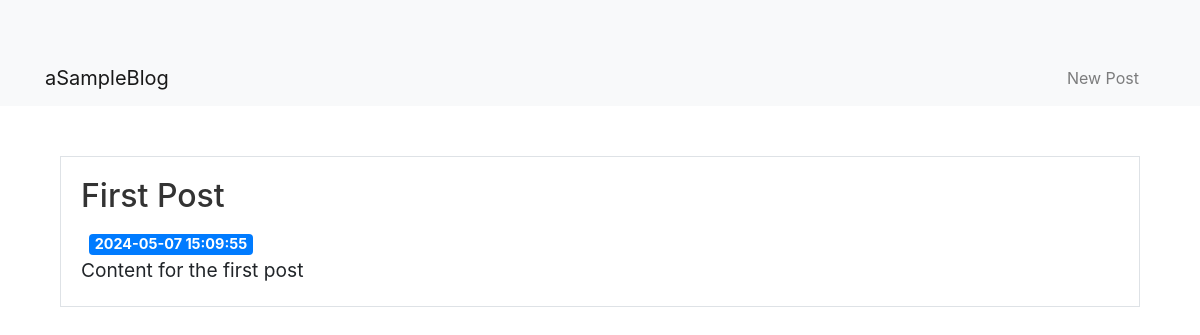
/1, run on an earlier commit of the app's database.
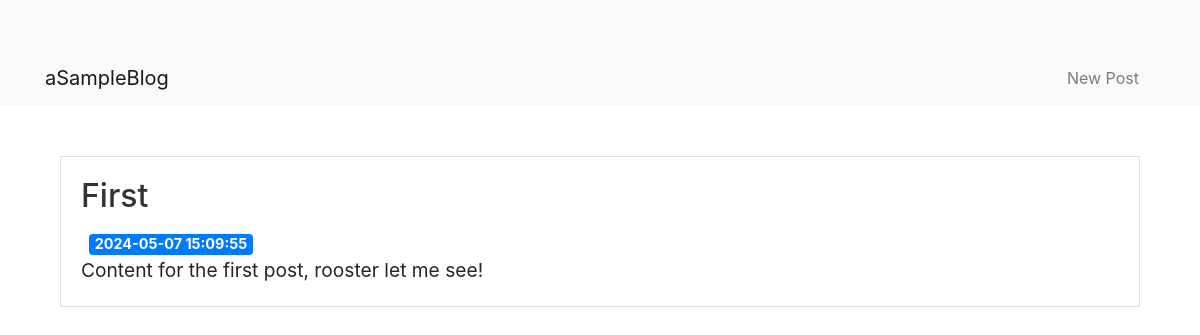
And on a later commit of the database.
### tables this page shows
CREATE TABLE posts (
    id INTEGER PRIMARY KEY AUTOINCREMENT,
    created TIMESTAMP NOT NULL DEFAULT CURRENT_TIMESTAMP,
    title TEXT NOT NULL,
    content TEXT NOT NULL
);

### app.py (the view)
@app.route('/<int:post_id>')
def post(post_id):
    post = get_post(post_id)
    return render_template('post.html',post=post)

### app.py (called while the page is built)
def db_connection():
    connector = sqlite3.connect('database.db')
    connector.row_factory = sqlite3.Row
    return connector

def get_post(post_id):
    connector = db_connection()
    post = connector.execute('SELECT * FROM posts WHERE id = ?', (post_id,)).fetchone()
    connector.close()
    if post is None:
        abort(404)
    return post

### templates/post.html
{% extends 'layout.html' %}
{% block content %}
<div class="container">
    <div class="card">
        <div class="card-body">
            <h2 class="card-title">{{ post['title'] }}</h2>
            <span class="badge badge-primary">{{ post['created'] }}</span>
            <p class="card-text">{{ post['content'] }}</p>
        </div>
    </div>
</div>
{% endblock %}

What changed in the data, as far as the page shows it:
changed posts: title "First Post" → "First"; content "Content for the first post" → "Content for the first post, rooster let me see!"
